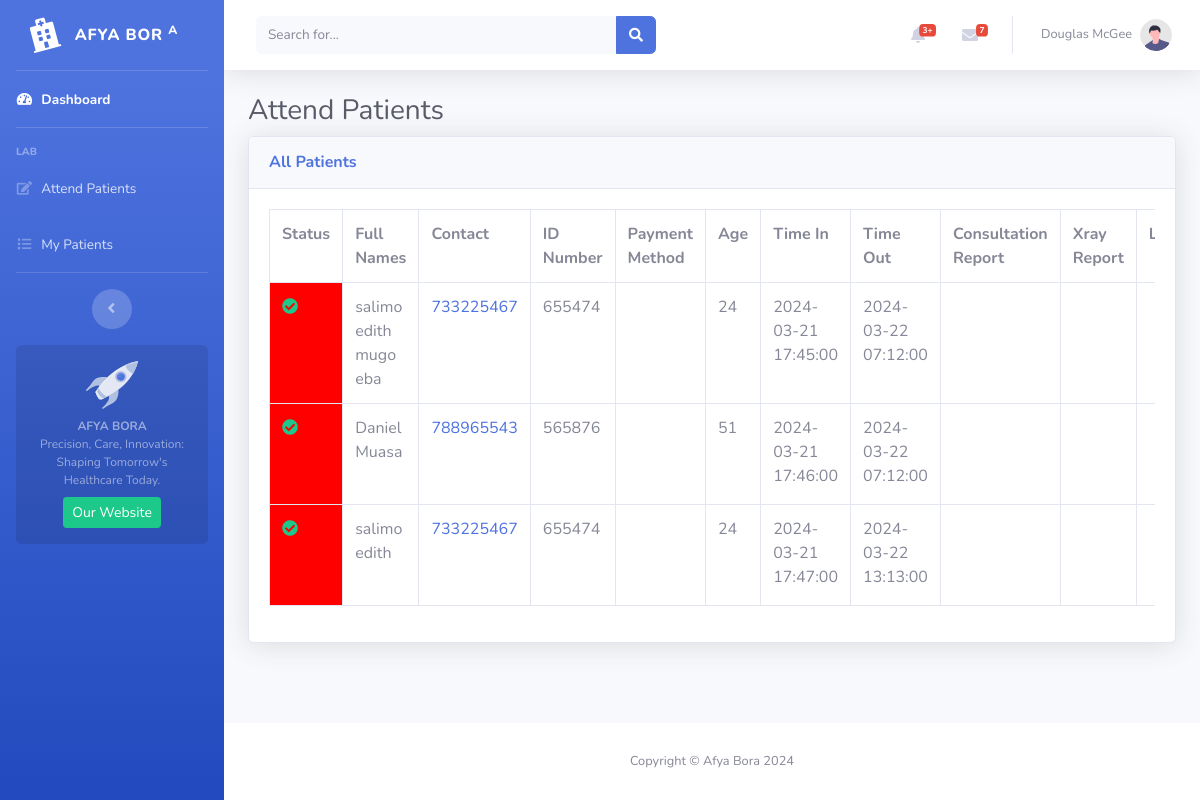
The app's page /lab/attendpatients.php with its own data.
### tables this page shows
CREATE TABLE `visitors` (
  `id` int NOT NULL,
  `fullname` varchar(255) NOT NULL,
  `position` varchar(255) NOT NULL,
  `contact` int NOT NULL,
  `idNumber` int NOT NULL,
  `attendPurpose` varchar(255) NOT NULL,
  `paymentMethod` varchar(255) NOT NULL,
  `age` int NOT NULL,
  `role` text NOT NULL,
  `visitPurpose` text NOT NULL,
  `patientVisitedName` text NOT NULL,
  `relationship` text NOT NULL,
  `timeIn` timestamp NULL DEFAULT CURRENT_TIMESTAMP,
  `timeOut` timestamp NOT NULL
);

### lab/attendpatients.php (the view, shortened to what this page needs)
<!DOCTYPE html>
<html lang="en">
<head>
    <link href="../vendor/fontawesome-free/css/all.min.css" rel="stylesheet" type="text/css">
    <link href="../css/sb-admin-2.min.css" rel="stylesheet">
    <link href="https://cdn.quilljs.com/1.3.6/quill.snow.css" rel="stylesheet">
</head>
<body id="page-top">
    <div id="wrapper">
        <ul class="navbar-nav bg-gradient-primary sidebar sidebar-dark accordion" id="accordionSidebar">
            <a class="sidebar-brand d-flex align-items-center justify-content-center" href="index.html">
                <div class="sidebar-brand-icon rotate-n-15">
                    <i class="fas fa-hospital"></i>
                </div>
                <div class="sidebar-brand-text mx-3">AFYA BOR <sup>A</sup></div>
            </a>
            <hr class="sidebar-divider my-0">
            <li class="nav-item active">
                <a class="nav-link" href="index.php">
                    <i class="fas fa-fw fa-tachometer-alt"></i>
                    <span>Dashboard</span></a>
            </li>
            <hr class="sidebar-divider">
            <div class="sidebar-heading">
                Lab
            </div>
            <li class="nav-item">
                <a class="nav-link" href="attendpatients.php">
                    <i class="fas fa-edit fa-fw"></i>
                    <span>Attend Patients</span></a>
            </li>
            <li class="nav-item">
                <a class="nav-link" href="mypatients.php">
                    <i class="fas fa-list fa-fw"></i>
                    <span>My Patients</span></a>
            </li>
            <hr class="sidebar-divider d-none d-md-block">
            <div class="text-center d-none d-md-inline">
                <button class="rounded-circle border-0" id="sidebarToggle"></button>
            </div>
            <div class="sidebar-card d-none d-lg-flex">
                <img class="sidebar-card-illustration mb-2" src="../img/undraw_rocket.svg" alt="...">
                <p class="text-center mb-2"><strong>AFYA BORA</strong> <br>Precision, Care, Innovation: Shaping Tomorrow's Healthcare Today.</p>
                <a class="btn btn-success btn-sm" href="#">Our Website</a>
            </div>
        </ul>
        <div id="content-wrapper" class="d-flex flex-column">
            <div id="content">
                <nav class="navbar navbar-expand navbar-light bg-white topbar mb-4 static-top shadow">
                    <form
                        class="d-none d-sm-inline-block form-inline mr-auto ml-md-3 my-2 my-md-0 mw-100 navbar-search">
                        <div class="input-group">
                            <input type="text" class="form-control bg-light border-0 small" placeholder="Search for..."
                                aria-label="Search" aria-describedby="basic-addon2">
                            <div class="input-group-append">
                                <button class="btn btn-primary" type="button">
                                    <i class="fas fa-search fa-sm"></i>
                                </button>
                            </div>
                        </div>
                    </form>
                    <ul class="navbar-nav ml-auto">
                        <li class="nav-item dropdown no-arrow mx-1">
                            <a class="nav-link dropdown-toggle" href="#" id="alertsDropdown" role="button"
                                data-toggle="dropdown" aria-haspopup="true" aria-expanded="false">
                                <i class="fas fa-bell fa-fw"></i>
                                <span class="badge badge-danger badge-counter">3+</span>
                            </a>
                        </li>
                        <li class="nav-item dropdown no-arrow mx-1">
                            <a class="nav-link dropdown-toggle" href="#" id="messagesDropdown" role="button"
                                data-toggle="dropdown" aria-haspopup="true" aria-expanded="false">
                                <i class="fas fa-envelope fa-fw"></i>
                                <span class="badge badge-danger badge-counter">7</span>
                            </a>
                        </li>
                        <li class="nav-item dropdown no-arrow">
                            <a class="nav-link dropdown-toggle" href="#" id="userDropdown" role="button"
                                data-toggle="dropdown" aria-haspopup="true" aria-expanded="false">
                                <span class="mr-2 d-none d-lg-inline text-gray-600 small">Douglas McGee</span>
                                <img class="img-profile rounded-circle"
                                    src="../img/undraw_profile.svg">
                            </a>
                        </li>
                    </ul>
                </nav>
                    <div class="container-fluid">
                        <h1 class="h3 mb-2 text-gray-800">Attend Patients</h1>
                        <div class="card shadow mb-4">
                            <div class="card-header py-3">
                                <h6 class="m-0 font-weight-bold text-primary">All Patients </h6>
                            </div>
                            <div class="card-body">
                                <div class="table-responsive">
                                    <table class="table table-bordered" id="dataTable" width="100%" cellspacing="0">
<?php
 require('../database/config.php');
$sql = "SELECT v.id, v.fullname, v.contact, v.idNumber, v.paymentMethod, v.age, v.timeIn, v.timeOut, d.details AS consultation_report, i.imaging_report, l.lab, l.doctor, l.counseller
FROM visitors v
LEFT JOIN lab l ON v.id = l.visitor_id
LEFT JOIN doctor d ON v.id = d.id
LEFT JOIN imaging i ON v.id = i.visitor_id
WHERE v.attendPurpose = 'lab' OR v.attendPurpose = 'doctor'";
$result = mysqli_query($conn, $sql);
if (mysqli_num_rows($result) > 0) {
    echo "<tr>";
    echo "<th>Status</th>";
    echo "<th>Full Names</th>";
    echo "<th>Contact</th>";
    echo "<th>ID Number</th>";
    echo "<th>Payment Method</th>";
    echo "<th>Age</th>";
    echo "<th>Time In</th>";
    echo "<th>Time Out</th>";
    echo "<th>Consultation Report</th>";
    echo "<th>Xray Report</th>";
    echo "<th>Lab</th>";
    echo "</tr>";
    while ($row = mysqli_fetch_assoc($result)) {
        $cellId = 'statusCell_' . $row['id'];
        $cellStatus = isset($_SESSION[$cellId]) ? $_SESSION[$cellId] : 'red';
        echo "<tr>";
        echo '<td id="statusCell_' . $row['id'] . '" style="background-color: ' . $cellStatus . ';">';
        echo '<i class="fas fa-check-circle text-success"></i>';
        echo "</td>";
        echo "<td>" . $row['fullname'] . "</td>";
        echo "<td><a href='tel:" . $row['contact'] . "'>" . $row['contact'] . "</a></td>";
        echo "<td>" . $row['idNumber'] . "</td>";
        echo "<td>" . $row['paymentMethod'] . "</td>";
        echo "<td>" . $row['age'] . "</td>";
        echo "<td>" . $row['timeIn'] . "</td>";
        echo "<td>" . $row['timeOut'] . "</td>";
        echo "<td>" . ($row['consultation_report'] ? $row['consultation_report'] : '') . "</td>";
        echo "<td>" . htmlspecialchars_decode($row['imaging_report']) . "</td>";
        echo "<td>
                #editor-container_" . $row['id'] . " {
            <div id='editor-container_" . $row['id'] . "' name='lab'>" . ($row['lab'] ? htmlspecialchars($row['lab']) : '') . "</div>
            <input type='hidden' name='save' value='" . $row['id'] . "'>
            <input type='hidden' id='lab_" . $row['id'] . "' name='lab' value='" . ($row['lab'] ? htmlspecialchars($row['lab']) : '') . "'>
                var quill_" . $row['id'] . " = new Quill('#editor-container_" . $row['id'] . "', {
                    name: 'lab_" . $row['id'] . "',
                quill_" . $row['id'] . ".on('text-change', function () {
                    document.getElementById('lab_" . $row['id'] . "').value = quill_" . $row['id'] . ".root.innerHTML;
        </td>";
        echo "</tr>";
    }
    echo "</table>";
} else {
    echo "No records found.";
}
?>
                                </div>
                            </div>
                        </div>
                </div>
            </div>
            <footer class="sticky-footer bg-white">
                <div class="container my-auto">
                    <div class="copyright text-center my-auto">
                        <span>Copyright &copy; Afya Bora 2024</span>
                    </div>
                </div>
            </footer>
        </div>
    </div>
</body>
</html>

### records on screen
visitors: fullname "salimo edith mugo eba", contact "733225467", idNumber "655474", age "24", timeIn "2024-03-21 17:45:00", timeOut "2024-03-22 07:12:00"
visitors: fullname "Daniel Muasa", contact "788965543", idNumber "565876", age "51", timeIn "2024-03-21 17:46:00", timeOut "2024-03-22 07:12:00"
visitors: fullname "salimo edith", contact "733225467", idNumber "655474", age "24", timeIn "2024-03-21 17:47:00", timeOut "2024-03-22 13:13:00"
